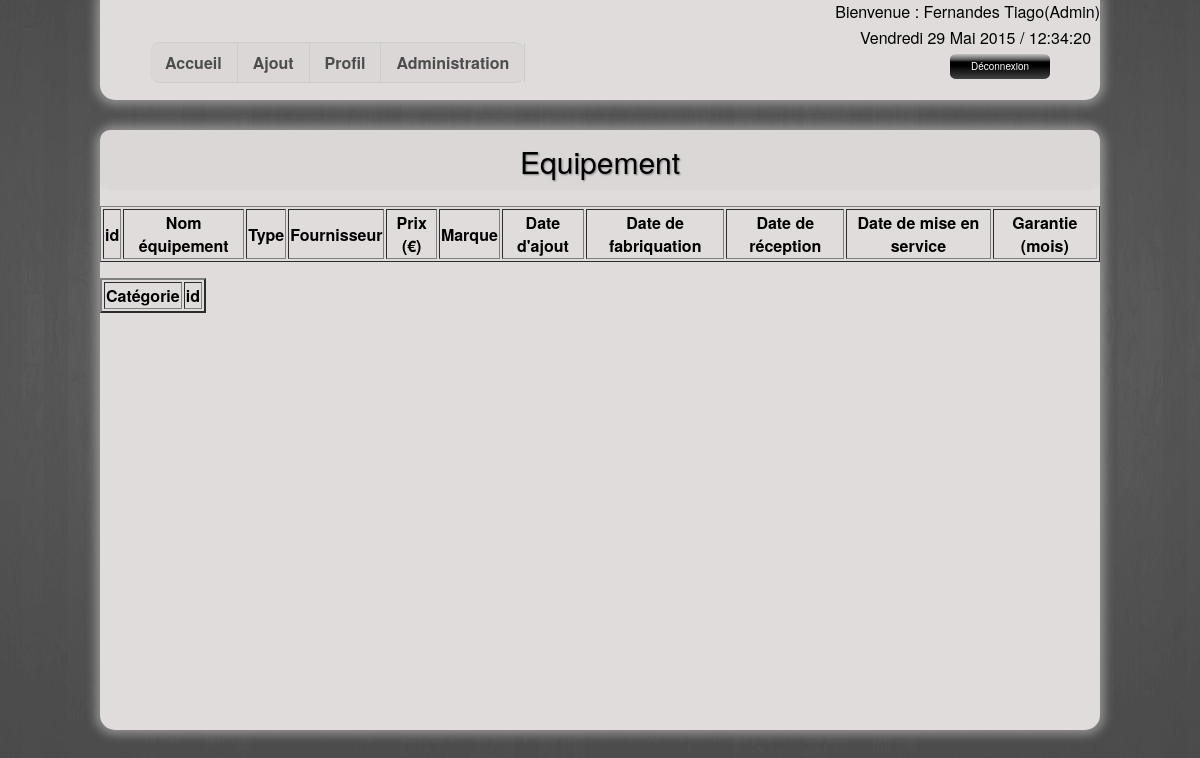
Page /Site/index.php (signed in) on the earlier database version.
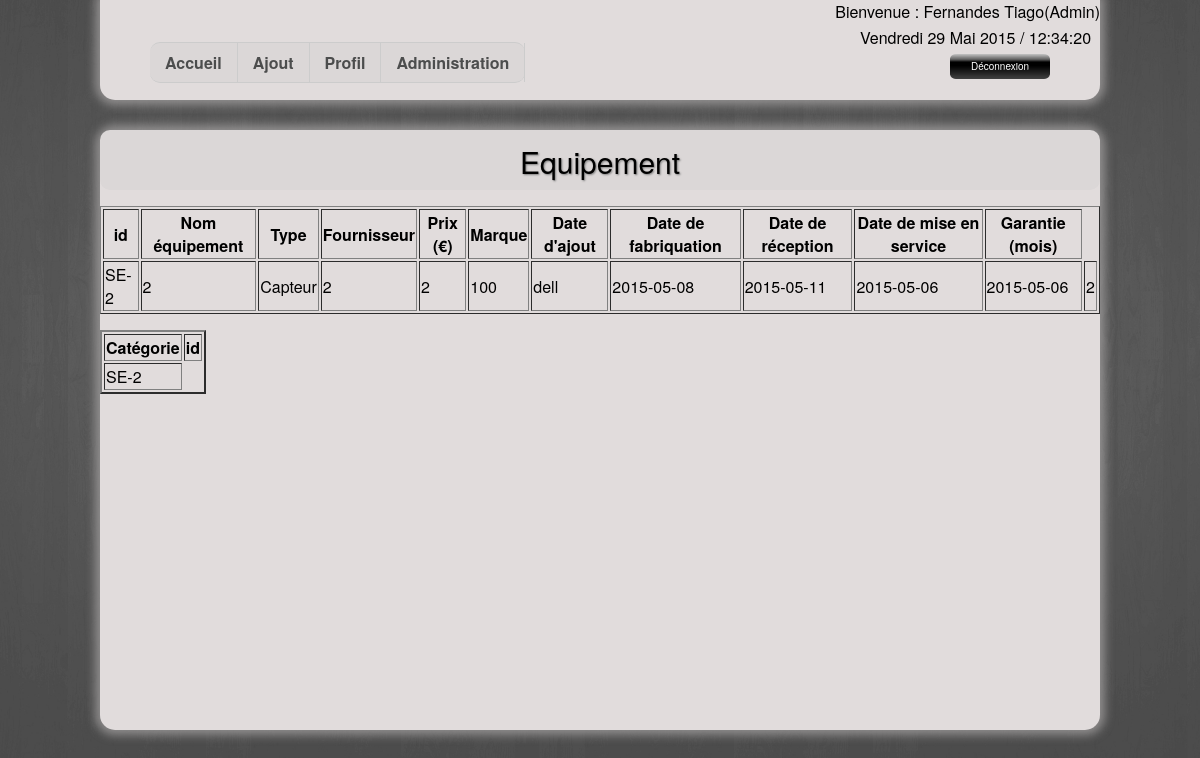
Same page on the later database version.
### tables this page shows
CREATE TABLE IF NOT EXISTS `equipement` (
  `idEquipement` int(11) NOT NULL AUTO_INCREMENT,
  `nomEquiment` varchar(45) DEFAULT NULL,
  `idType` int(11) NOT NULL,
  `idFournisseur` int(11) NOT NULL,
  `prix` double DEFAULT NULL,
  `marque` varchar(45) DEFAULT NULL,
  `dateAjout` date DEFAULT NULL,
  `dateFabrication` date DEFAULT NULL,
  `dateReception` date DEFAULT NULL,
  `dateMiseService` date DEFAULT NULL,
  `garantie` int(11) DEFAULT NULL,
  PRIMARY KEY (`idEquipement`,`idType`,`idFournisseur`),
  KEY `fk_Equipement_Type_idx` (`idType`),
  KEY `fk_Equipement_Fournisseur1_idx` (`idFournisseur`)
);

### Site/fonctions.php (called while the page is built, shortened)
<?php
require_once('connexion.php');
function getAllEquipement(){
    global $pdo;
    $query = 'SELECT * FROM equipement ';
    try {
      $result = $pdo->query($query)->fetchAll(PDO::FETCH_ASSOC);
      return $result;
    }
    catch ( Exception $e ) {
      die ("Erreur dans la requete ".$e->getMessage());
    }
}
function getCategorieEquipement(){
    global $pdo;
        $query = "  SELECT CONCAT(`valeurCategorie`,'-',`equipement`.`idEquipement`)
                    FROM `categorie_etiquette`,  `etiquette_equipement`, `equipement`
                    WHERE `equipement`.`idEquipement` = `etiquette_equipement`.`idEquipement`
                    AND `etiquette_equipement`.`idCategorieEtiquette` = `categorie_etiquette`.`idCategorieEtiquette`
                    ;";
        try {
            $result = $pdo->query($query)->fetchAll(PDO::FETCH_ASSOC);
            return $result;
        }
        catch ( Exception $e ) {
            die ("erreur dans la requete ".$e->getMessage());
        }
}

### Site/index.php (the view, shortened to what this page needs)
<?php
    require_once('fonctions.php');
    $listeEquipement = getAllEquipement($pdo);
    $listeCategorieEquipement = getCategorieEquipement($pdo);
?>
<!doctype html>
<html lang="fr">
   <head>
    <link rel="stylesheet" type="text/css" href="style.css">
    </head>
   <body>
    <?php require_once('entete.php'); ?>
        <div id ="contenu">
            <div id="banniere">Equipement</div>
        </p><table border=1>
          <th>id</th>
          <th>Nom équipement</th>
          <th>Type</th>
          <th>Fournisseur</th>
          <th>Prix (€)</th>
          <th>Marque</th>
          <th>Date d'ajout</th>
          <th>Date de fabriquation</th>
          <th>Date de réception</th>
          <th>Date de mise en service</th>
          <th>Garantie (mois)</th>
        <?php foreach ($listeEquipement as $cle=>$valeur): ?>
           <?php foreach ($listeCategorieEquipement as $cles=>$valeurs): ?>
              <tr>
                <?php foreach($valeurs as $vals): ?>
                    <td><?= htmlentities($vals) ?></td>
                <?php endforeach; ?>
            <?php endforeach; ?>
            <?php foreach ($valeur as $val): ?>
                <td><?= htmlentities($val) ?></td>
            <?php endforeach; ?>
            </tr>
         <?php endforeach; ?>
        </table>
        </p><table border=2>
           <th>Catégorie</th>
           <th>id</th>
            <?php foreach ($listeCategorieEquipement as $cle=>$valeur): ?>
              <tr>
                <?php foreach($valeur as $val): ?>
                    <td><?= htmlentities($val) ?></td>
                <?php endforeach; ?>
            <?php endforeach; ?>
              </tr>
        </table>
    </div>
   </body>
</html>

### Site/entete.php (shortened to what this page needs)
<nav id="entete">
       <?php require_once('information-utilisateur.php') ?>
        <div id="onglet">
            <ul id="nav">
                <li><a href="index.php">Accueil</a></li>
                <li><a href="ajout-element.php">Ajout</a></li>
                <li><a href="profil.php">Profil</a></li>
                <li><a href="admin.php">Administration</a></li>
           </ul>
        <div id="time">
            <span id="date_heure"></span>
        </div>
        <div class="deco">
            <a href="logout.php" onclick="return(confirm('Etes-vous sûr de vouloir vous déconnectez ? '));">Déconnexion</a>
        </div>
</nav>

### Site/information-utilisateur.php
<?php
    if (isset($_SESSION['nom']) && isset($_SESSION['role'])) {
        echo "<p style=text-align:right; margin-top: 10px;>Bienvenue : ".$_SESSION['nom']." ".$_SESSION['prenom']."(".$_SESSION['role'].")";
    }
    else
        header ('location: authentification.php');
?>

### Site/style.css (style rules this page uses)
html { background: url(image/bg.jpg) no-repeat center fixed; background-size: cover; font-family: "Helvetica Neue", Helvetica, arial, sans-serif; }
#entete { border-radius: 0px 0px 15px 15px; width: 1000px; height: 100px; margin-left: auto; margin-right: auto; margin-top: -16px; background-color: #E1DCDC; box-shadow: 0px 0px 10px 5px rgba(164, 162, 162, 0.75); -moz-box-shadow: 0px 0px 10px 5px rgba(164, 162, 162, 0.75); -webkit-box-shadow: 0px 0px 10px 5px rgba(164, 162, 162, 0.75); }
#time { position: relative: ; margin-left: 750px; margin-top: -13px; }
#contenu { border-radius:15px; width: 1000px; height: 600px; background-color: #E1DCDC; margin-left: auto; margin-right: auto; margin-top: 30px; box-shadow: 0px 0px 10px 5px rgba(164, 162, 162, 0.75); -moz-box-shadow: 0px 0px 10px 5px rgba(164, 162, 162, 0.75); -webkit-box-shadow: 0px 0px 10px 5px rgba(164, 162, 162, 0.75); }
#nav { border-radius: 10px; width: auto; float: left; margin-bottom: auto; margin-left: 40px; padding: 0; list-style: none; background-color: #DBD7D7; border-bottom: 1px solid #ccc; border-top: 1px solid #ccc; }
#nav li { float: left; }
#nav li a { display: block; padding: 8px 15px; text-decoration: none; font-weight: bold; color: #4C4D4D; border-right: 1px solid #ccc; }
#banniere { border-radius:10px; width: 1000px; height: 50px; background-color: #DBD7D7; font-size: 30px; text-shadow:1px 1px 2px gray; text-align: center; padding-top: 10px; }
.deco { position: relative; margin-left: 300px; margin-top: 15px; }
.deco a { position: absolute; left:540px; top: -10px; display:block; width:100px; font-size: 10px; line-height:25px; text-align:center; vertical-align:middle; background:url(image/bouton-noir.png) no-repeat; color:white; text-decoration:none; }
#onglet { margin-left: 10px; }
body { height: auto; }

Differences in the rows shown:
added equipement: vals "SE-2", val "2", nomEquiment "Capteur", prix "100", marque "dell", dateAjout "2015-05-08", dateFabrication "2015-05-11", val "2015-05-06"
Other differences:
new list line: "SE-2"
